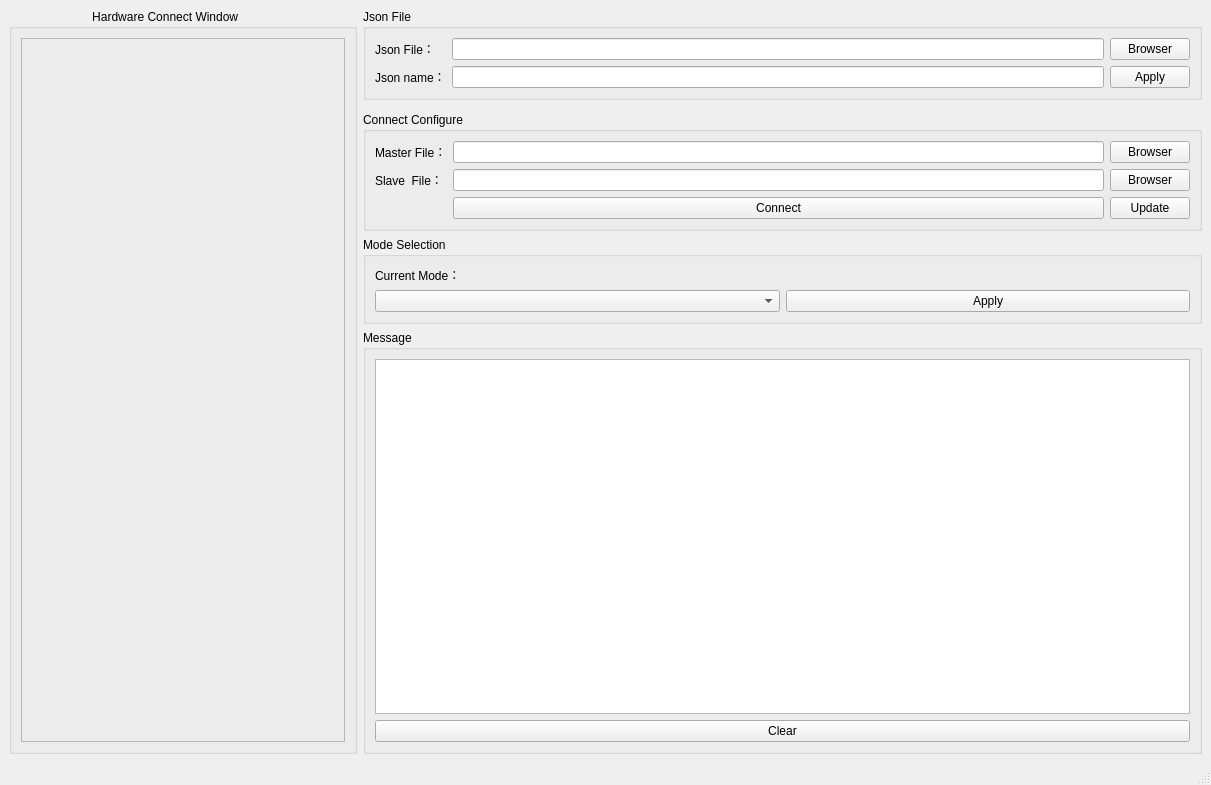
<?xml version="1.0" encoding="UTF-8"?>
<ui version="4.0">
 <class>MainWindow</class>
 <widget class="QMainWindow" name="MainWindow">
  <property name="geometry">
   <rect>
    <x>0</x>
    <y>0</y>
    <width>1211</width>
    <height>785</height>
   </rect>
  </property>
  <property name="windowTitle">
   <string>MainWindow</string>
  </property>
  <widget class="QWidget" name="centralwidget">
   <layout class="QGridLayout" name="gridLayout_2">
    <item row="3" column="1">
     <widget class="QGroupBox" name="Connect_Configure_groupBox">
      <property name="title">
       <string>Connect Configure</string>
      </property>
      <layout class="QGridLayout" name="gridLayout_4">
       <item row="2" column="1">
        <widget class="QPushButton" name="Connect_button">
         <property name="text">
          <string>Connect</string>
         </property>
        </widget>
       </item>
       <item row="0" column="2">
        <widget class="QPushButton" name="Master_Button_Brower">
         <property name="text">
          <string>Browser</string>
         </property>
        </widget>
       </item>
       <item row="2" column="2">
        <widget class="QPushButton" name="Update_Button">
         <property name="text">
          <string>Update</string>
         </property>
        </widget>
       </item>
       <item row="0" column="0">
        <widget class="QLabel" name="Master_File_label">
         <property name="text">
          <string>Master File：</string>
         </property>
        </widget>
       </item>
       <item row="0" column="1">
        <widget class="QLineEdit" name="Master_File_Line_Edit"/>
       </item>
       <item row="1" column="1">
        <widget class="QLineEdit" name="Slave_File_Line_Edit"/>
       </item>
       <item row="1" column="2">
        <widget class="QPushButton" name="Slave_Button">
         <property name="text">
          <string>Browser</string>
         </property>
        </widget>
       </item>
       <item row="1" column="0">
        <widget class="QLabel" name="Slave_File_label">
         <property name="text">
          <string>Slave  File：</string>
         </property>
        </widget>
       </item>
      </layout>
     </widget>
    </item>
    <item row="4" column="1">
     <widget class="QGroupBox" name="Mode_Selection_groupbox">
      <property name="title">
       <string>Mode Selection</string>
      </property>
      <layout class="QGridLayout" name="gridLayout_3">
       <item row="1" column="2">
        <widget class="QPushButton" name="Apply_button_inmode">
         <property name="text">
          <string>Apply</string>
         </property>
        </widget>
       </item>
       <item row="1" column="1">
        <widget class="QComboBox" name="Mode_select_comboBox"/>
       </item>
       <item row="0" column="1">
        <widget class="QLabel" name="Current_Mode_label">
         <property name="text">
          <string>Current Mode：</string>
         </property>
        </widget>
       </item>
      </layout>
     </widget>
    </item>
    <item row="1" column="1">
     <widget class="QGroupBox" name="json_file_groupbox">
      <property name="title">
       <string>Json File</string>
      </property>
      <layout class="QGridLayout" name="gridLayout_5">
       <item row="1" column="1">
        <widget class="QLineEdit" name="json_name_line_edit"/>
       </item>
       <item row="0" column="0">
        <widget class="QLabel" name="json_file_label">
         <property name="text">
          <string>Json File：</string>
         </property>
        </widget>
       </item>
       <item row="1" column="0">
        <widget class="QLabel" name="json_name_label">
         <property name="text">
          <string>Json name：</string>
         </property>
        </widget>
       </item>
       <item row="0" column="1">
        <widget class="QLineEdit" name="json_file_line_edit"/>
       </item>
       <item row="1" column="2">
        <widget class="QPushButton" name="Apply_Button_injson">
         <property name="text">
          <string>Apply</string>
         </property>
        </widget>
       </item>
       <item row="0" column="2">
        <widget class="QPushButton" name="brower_button">
         <property name="text">
          <string>Browser</string>
         </property>
        </widget>
       </item>
      </layout>
     </widget>
    </item>
    <item row="5" column="1">
     <widget class="QGroupBox" name="Message_groupBox">
      <property name="title">
       <string>Message</string>
      </property>
      <layout class="QGridLayout" name="gridLayout_6">
       <item row="0" column="0">
        <widget class="QTextBrowser" name="Message_Text_Edit"/>
       </item>
       <item row="1" column="0">
        <widget class="QPushButton" name="Clear_Button">
         <property name="text">
          <string>Clear</string>
         </property>
        </widget>
       </item>
      </layout>
     </widget>
    </item>
    <item row="1" column="0" rowspan="5">
     <widget class="QGroupBox" name="groupBox">
      <property name="title">
       <string>                         Hardware Connect Window                           </string>
      </property>
      <layout class="QGridLayout" name="gridLayout">
       <item row="0" column="0">
        <widget class="QFrame" name="frame">
         <property name="frameShape">
          <enum>QFrame::StyledPanel</enum>
         </property>
         <property name="frameShadow">
          <enum>QFrame::Raised</enum>
         </property>
         <widget class="QLabel" name="label">
          <property name="geometry">
           <rect>
            <x>0</x>
            <y>0</y>
            <width>611</width>
            <height>671</height>
           </rect>
          </property>
          <property name="text">
           <string/>
          </property>
         </widget>
        </widget>
       </item>
      </layout>
     </widget>
    </item>
   </layout>
  </widget>
  <widget class="QMenuBar" name="menubar">
   <property name="geometry">
    <rect>
     <x>0</x>
     <y>0</y>
     <width>1211</width>
     <height>26</height>
    </rect>
   </property>
  </widget>
  <widget class="QStatusBar" name="statusbar"/>
 </widget>
 <resources>
  <include location="qrc/spi.qrc"/>
 </resources>
 <connections/>
</ui>
